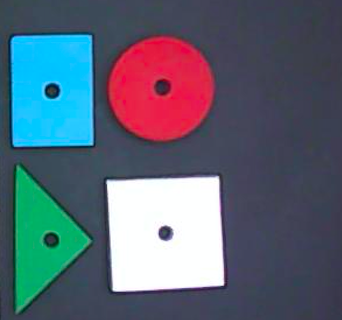
#> input picture images/foto1.png, 342 x 320 px
$ python 'umbralización.py'
#> lines starting #> are read from the running program, lines starting #| are printed output that depends on the picture; after the words box and inside, x2 and y2 are one past the last pixel; in counts of white or black regions, pixels touching at a corner belong together
#umbralización
import cv2 as cv
import numpy as np
import matplotlib.pyplot as plt
import skimage
from skimage.filters import threshold_multiotsu

img= cv.imread('./images/foto1.png', cv.IMREAD_GRAYSCALE)
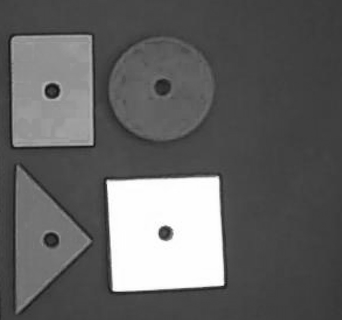
#> img: shape (320, 342); min 18, max 255, mean 98.6
cv.imshow("Imagen Original", img)

#umbralizacion binaria
ret, img_binaria= cv.threshold(img, 127, 255, cv.THRESH_BINARY)
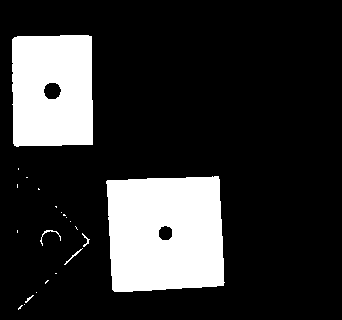
#> img_binaria: shape (320, 342); 19.3% white; 22 white regions (16 under 20 px), largest, box (x1, y1, x2, y2) and area: (106, 176, 225, 292) 12397, (12, 35, 93, 147) 8562, (40, 230, 61, 246) 52, (64, 248, 83, 265) 40, (82, 233, 90, 247) 32, (25, 295, 34, 303) 21
cv.imshow("Imagen Binaria", img_binaria)

#umbralizacion adaptativa
img_adaptativa= cv.adaptiveThreshold(img, 255, cv.ADAPTIVE_THRESH_GAUSSIAN_C, cv.THRESH_BINARY, 11, 2)
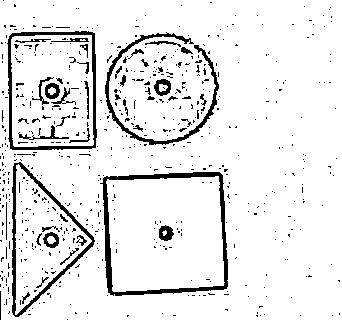
#> img_adaptativa: shape (320, 342); 91.1% white; 646 black regions (605 under 20 px), largest, box (x1, y1, x2, y2) and area: (100, 172, 228, 296) 1955, (12, 162, 95, 317) 1276, (7, 31, 97, 150) 1258
cv.imshow("Imagen Adaptativa", img_adaptativa)

#umbralizacion otsu
ret, img_otsu= cv.threshold(img, 0, 255, cv.THRESH_BINARY + cv.THRESH_OTSU)
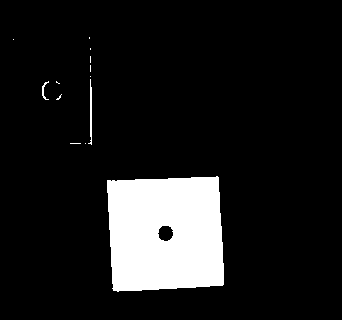
#> img_otsu: shape (320, 342); 11.3% white; 13 white regions (10 under 20 px), largest, box (x1, y1, x2, y2) and area: (107, 176, 224, 292) 12191, (88, 79, 92, 145) 121, (42, 81, 49, 100) 44
#> ret = 164
cv.imshow("Imagen Otsu", img_otsu)

#otsu real
#aplicarle una función GaussianBlur a la imagen original y luego aplicarle el método de otsu para obtener mejores resultados
img_gaussiana= cv.GaussianBlur(img, (5,5), 0)
cv.imshow("Imagen Gaussiana", img_gaussiana)
img_adaptativa= threshold_multiotsu(img_gaussiana, classes=5)
#> img_adaptativa = [80, 105, 132, 200]
labels= np.digitize(img_gaussiana, bins=img_adaptativa)
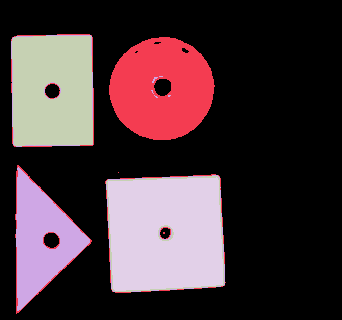
#> labels: shape (320, 342) int64; 5 distinct labels, from 0 to 4; one colour per label, 0 black
cv.imshow("Imagen Otsu Real", labels.astype(np.uint8)*85)
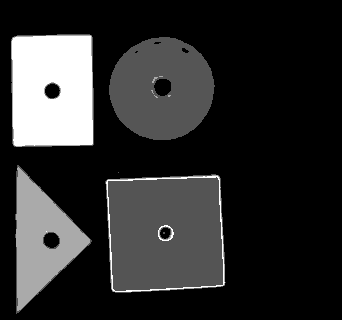
#> window 'Imagen Otsu Real': shape (320, 342); min 0, max 255, mean 46.2
capas=labels.astype(np.uint8)*85


cv.waitKey(0)
cv.destroyAllWindows()
